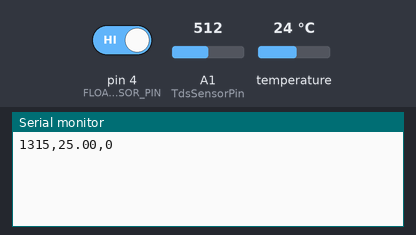
Bench run of a sketch on a simulated Arduino Uno, built with avr-gcc and run on an emulated ATmega328P. Parts: the last lines printed to the serial monitor. The test bench sets the inputs (shaded band); at power-on: temperature 24 °C, A1 (TdsSensorPin) = 512, pin 4 (FLOAT_SENSOR_PIN) HIGH.

Above: at 1.2 s.
1.3 s: temperature set to 12 °C
At 2.3 s:
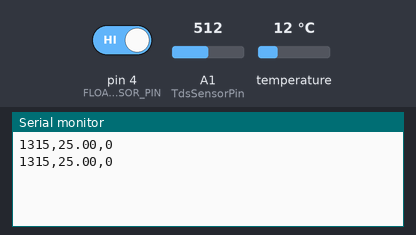
2.8 s: A1 (TdsSensorPin) set to 716
At 3.7 s:
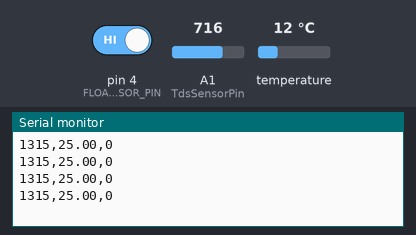
4.3 s: pin 4 (FLOAT_SENSOR_PIN) driven LOW
At 5.6 s:
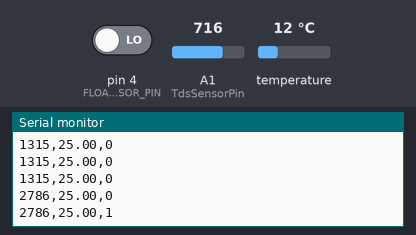
5.8 s: temperature set to 19 °C
At 6.4 s:
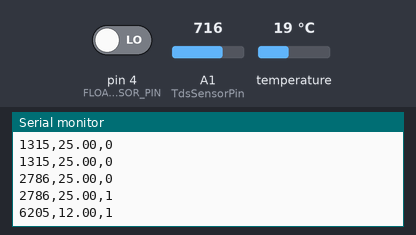
7.3 s: A1 (TdsSensorPin) set to 810
At 8.0 s:
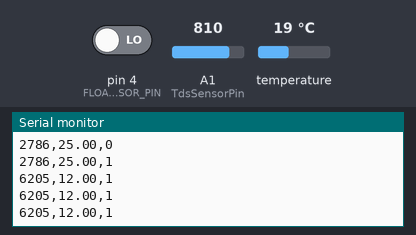
8.8 s: pin 4 (FLOAT_SENSOR_PIN) driven HIGH
At 10.6 s:
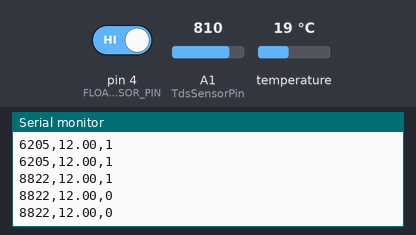
Timing chart, 0 to 11.3 s (numbered marks = the images above; inputs shaded):
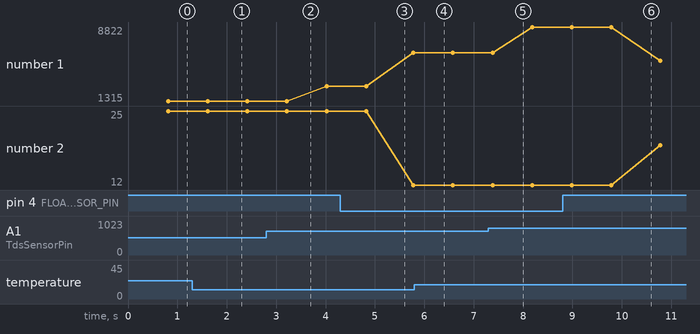

The sketch:

arduinoCodeFINAL.ino
```cpp
#include <OneWire.h>
#include <DallasTemperature.h>
#define TdsSensorPin A1
#define VREF 5.0      // analog reference voltage(Volt) of the ADC
#define SCOUNT  30           // sum of sample point
#define FLOAT_SENSOR_PIN  4
int analogBuffer[SCOUNT];    // store the analog value in the array, read from ADC
int analogBufferTemp[SCOUNT];
int analogBufferIndex = 0,copyIndex = 0;
float averageVoltage = 0,tdsValue = 0,temperature = 25;
#define ONE_WIRE_BUS 8
// Setup a oneWire instance to communicate with any OneWire device
OneWire oneWire(ONE_WIRE_BUS);
// Pass oneWire reference to DallasTemperature library
DallasTemperature sensors(&oneWire);
void setup()
{
    Serial.begin(115200);
    sensors.begin();
    pinMode(TdsSensorPin,INPUT);
    pinMode(FLOAT_SENSOR_PIN, INPUT_PULLUP);
}

void loop()
{
  getData();
}
bool levelOK(){
  if(digitalRead(FLOAT_SENSOR_PIN) == LOW)
  {
    // turn LED on:
    return 1;
  }
  else
  {
    return 0;
  }
}
float getTemp(){
  // Send the command to get temperatures
  sensors.requestTemperatures();
  //print the temperature in Celsius
  return sensors.getTempCByIndex(0);
}
void getData(){
     static unsigned long tempSampleTimepoint = millis();
   if(millis()-tempSampleTimepoint > 5000U)     //every 40 milliseconds,read the analog value from the ADC
   {
     tempSampleTimepoint = millis();
     temperature = getTemp();
     if(temperature == -127.00){
       temperature = 25;
     }
   }
   static unsigned long analogSampleTimepoint = millis();
   if(millis()-analogSampleTimepoint > 40U)     //every 40 milliseconds,read the analog value from the ADC
   {
     analogSampleTimepoint = millis();
     analogBuffer[analogBufferIndex] = analogRead(TdsSensorPin);    //read the analog value and store into the buffer
     analogBufferIndex++;
     if(analogBufferIndex == SCOUNT)
         analogBufferIndex = 0;
   }
   static unsigned long printTimepoint = millis();
   if(millis()-printTimepoint > 800U)
   {
      printTimepoint = millis();
      for(copyIndex=0;copyIndex<SCOUNT;copyIndex++)
        analogBufferTemp[copyIndex]= analogBuffer[copyIndex];
      averageVoltage = getMedianNum(analogBufferTemp,SCOUNT) * (float)VREF / 1024.0; // read the analog value more stable by the median filtering algorithm, and convert to voltage value
      float compensationCoefficient=1.0+0.02*(temperature-25.0);    //temperature compensation formula: fFinalResult(25^C) = fFinalResult(current)/(1.0+0.02*(fTP-25.0));
      float compensationVolatge=averageVoltage/compensationCoefficient;  //temperature compensation
      tdsValue=(133.42*compensationVolatge*compensationVolatge*compensationVolatge - 255.86*compensationVolatge*compensationVolatge + 857.39*compensationVolatge)*0.5; //convert voltage value to tds value
      //Serial.print("voltage:");
      //Serial.print(averageVoltage,2);
      //Serial.print("V   ");
      //Serial.print("TDS Value:");
      Serial.print(tdsValue,0);
      Serial.print(",");
      Serial.print(temperature);
      Serial.print(",");
      Serial.print(levelOK());
      Serial.println();
      //Serial.println("ppm");
      return;
   }
}
int getMedianNum(int bArray[], int iFilterLen)
{
      int bTab[iFilterLen];
      for (byte i = 0; i<iFilterLen; i++)
      bTab[i] = bArray[i];
      int i, j, bTemp;
      for (j = 0; j < iFilterLen - 1; j++)
      {
      for (i = 0; i < iFilterLen - j - 1; i++)
          {
        if (bTab[i] > bTab[i + 1])
            {
        bTemp = bTab[i];
            bTab[i] = bTab[i + 1];
        bTab[i + 1] = bTemp;
         }
      }
      }
      if ((iFilterLen & 1) > 0)
    bTemp = bTab[(iFilterLen - 1) / 2];
      else
    bTemp = (bTab[iFilterLen / 2] + bTab[iFilterLen / 2 - 1]) / 2;
      return bTemp;
}
```

Measured:
- after the input at 4.3 s, the serial monitor: prints a new line after 0.52 s (image 3)
- after the input at 8.8 s, the serial monitor: prints a new line after 0.19 s (image 6)
- plotted number 1: 1315 → 2786 after the input at 2.8 s, 6205 → 8822 after the input at 7.3 s
